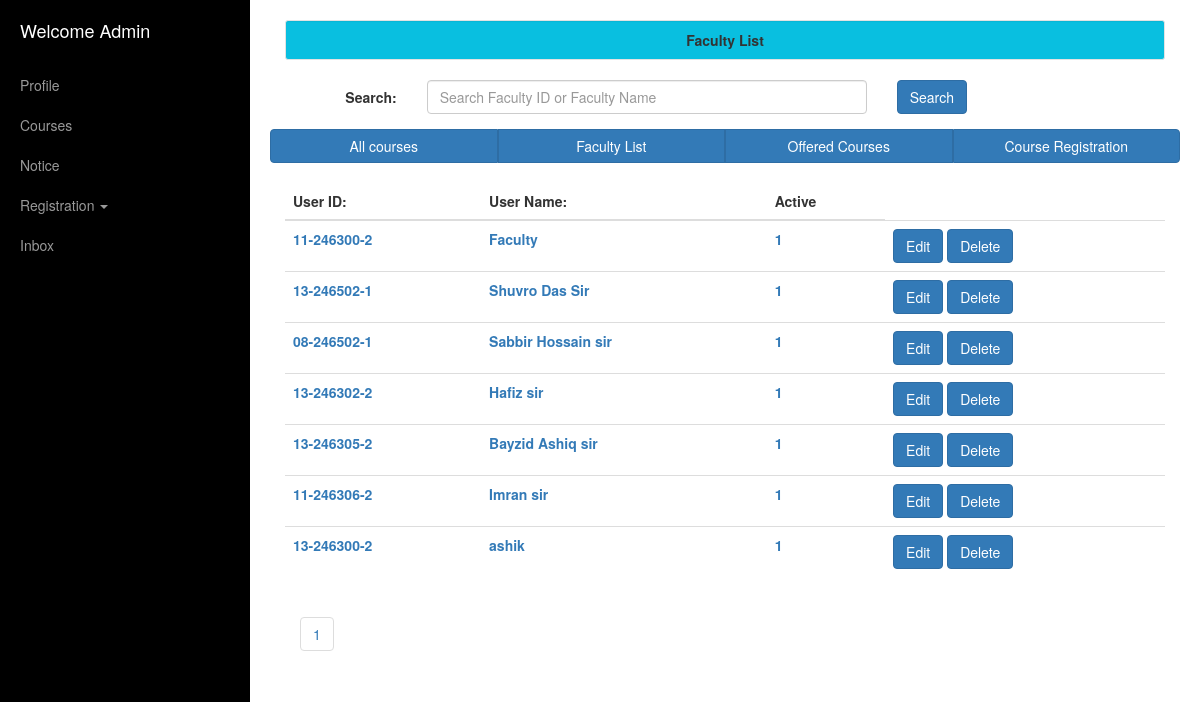
/SCS/adminfacultylist.php, run on the app's committed database.
### tables this page shows
CREATE TABLE `faculty` (
  `id` int(11) NOT NULL,
  `userid` varchar(32) NOT NULL,
  `username` varchar(32) NOT NULL,
  `password` varchar(32) NOT NULL,
  `active` int(11) NOT NULL DEFAULT '0',
  `profile` varchar(55) NOT NULL
);

### SCS/core/functions/adminuser.php (called while the page is built, shortened)
<?php
function all_faculty_paging()
{
	return mysql_query("SELECT * FROM `faculty`");
}
function All_faculty($page)
{
	return mysql_query("SELECT * FROM `faculty` LIMIT $page,10");
}
?>

### SCS/adminfacultylist.php (the view, shortened to what this page needs)
<!DOCTYPE html>
<html lang="en">
<head>
    <link href="css/bootstrap.min.css" rel="stylesheet">
    <link href="css/simple-sidebar.css" rel="stylesheet">
    <link rel="stylesheet" href="css/style.css" />
</head>
<body>
    <div id="wrapper">
        <div id="sidebar-wrapper">
            <ul class="sidebar-nav">
                <li class="sidebar-brand" style="background:black">
                    <a href="Adminprofile.php">
                        Welcome Admin
                    </a>
                </li>
                <li>
                    <a href="AdminProfile.php">Profile</a>
                </li>
                <li>
                    <a href="admincourses.php">Courses</a>
                </li>
                <li>
                    <a href="adminnotice.php">Notice</a>
                </li>
                <li class="dropdown">
                    <a class="dropdown-toggle" data-toggle="dropdown" href="#">Registration
                    <span class="caret"></span></a>
                </li>
                <li>
                    <a href="admininbox.php">Inbox</a>
                </li>
            </ul>
        </div>
         <div id="page-content-wrapper">
            <div class="container-fluid">
                <div class="row">
                    <div class="col-lg-12">
                        <div class="well well-sm" style="text-align:center;background:#09bfe0;"><strong> Faculty List </strong> </div>
                    </div>
                    <div>
                        <form class="form-horizontal" action="" method="POST">
                        <div class="form-group">
                            <label class="control-label col-sm-2" for="search">Search:</label>
                            <div class="col-sm-6">
                                <input type="search" class="form-control" name="search" id="search" placeholder="Search Faculty ID or Faculty Name">
                            </div>
                            <div class="col-sm-4">
                                <button type="submit" class="btn btn-primary">Search</button>
                            </div>
                        </div>
                        </form>
                    </div>
                    <div class="btn-group btn-group-justified">
                        <a href="admincourses.php" class="btn btn-primary">All courses</a>
                        <a href="adminfacultylist.php" class="btn btn-primary">Faculty List</a>
                        <a href="adminoffercourse.php" class="btn btn-primary">Offered Courses</a>
                        <a href="admincoursereg.php" class="btn btn-primary">Course Registration</a>
                    </div>
                    <br>
                    <div class="col-md-12">
                        <table class="table table-hover">
                            <thead>
                                <tr>
                                    <th>User ID:</th>
                                    <th>User Name:</th>
                                    <th>Active</th>
                                </tr>
                            </thead>
                            <tbody>
                            <?php
                            $page=$_GET['page'];
                            if ($page=="" || $page=="1") {
                                $page1=0;
                            }
                            else
                            {
                                $page1=($page*10)-10;
                            }
                            if (isset($_POST['search']))
                            {
                                $search=$_POST['search'];
                                $search=preg_replace("#[^0-9a-z]#i","", $search);
                                $result=All_faculty_search($search);
                                $count=mysql_num_rows($result);
                                if ($count==0)
                                {
                                    echo "<h4 style=\"color=red\">".'No search result Found'."</h4>";
                                }
                            }
                            else{
                            $result = All_faculty($page1);
                            }
                            while($row=mysql_fetch_array($result))
                            {
                                $id=$row['id'];
                                $userid=$row['userid'];
                                $username=$row['username'];
                                $active=$row['active'];
                                echo '<tr>';
                                echo '<td><strong><a href="?msg='.$id.'">' .$userid. '</a></strong></td>';
                                echo '<td><strong><a href="?msg='.$id.'">' .$username. '</a></strong></td>';
                                echo '<td><strong><a href="?msg='.$id.'">' .$active. '</a></strong></td>';
                                echo '<form action=\"\" method=\"POST\">';
                                echo "<td>
                                    <input type=\"button\" value=\" Edit\" class=\"btn btn-primary\">
                                    <input type=\"button\" value=\" Delete\" class=\"btn btn-primary\" onClick=\"return confirm('Are you sure you want to delete?')\">
                                </td>";
                                echo '</form>';
                            }
                            ?>
                            </tbody>
                        </table>
                    <div>
                    <div class="col-md-10">
                        <ul class="pagination" style="width:200px;">
                    <?php
                       $allpage=all_faculty_paging();
                       $result1=mysql_num_rows($allpage);
                       $count=$result1/10;
                       $cell=ceil($count);
                       for($pagecount=1;$pagecount<=$cell;$pagecount++)
                       {
                         ?><li><a href="admincourses.php?page=<?php echo $pagecount;?>"><?php echo $pagecount; ?></a></li><?php
                       }
                    ?>
                        </ul>
                    </div>
                </div>
            </div>
        </div>
    </div>
   </div>
 </div>
</body>
</html>

### SCS/css/simple-sidebar.css (style rules this page uses)
body { overflow-x: hidden; }
#wrapper { padding-left: 0; -webkit-transition: all 0.5s ease; -moz-transition: all 0.5s ease; -o-transition: all 0.5s ease; transition: all 0.5s ease; }
#sidebar-wrapper { z-index: 1000; position: fixed; left: 250px; width: 0; height: 100%; margin-left: -250px; overflow-y: auto; background: #000; -webkit-transition: all 0.5s ease; -moz-transition: all 0.5s ease; -o-transition: all 0.5s ease; transition: all 0.5s ease; }
#page-content-wrapper { width: 100%; position: absolute; padding: 15px; }
.sidebar-nav { position: absolute; top: 0; width: 250px; margin: 0; padding: 0; list-style: none; }
.sidebar-nav li { text-indent: 20px; line-height: 40px; }
.sidebar-nav li a { display: block; text-decoration: none; color: #999999; }
.sidebar-nav > .sidebar-brand { height: 65px; font-size: 18px; line-height: 60px; }
.sidebar-nav > .sidebar-brand a { color: #999999; }
@media (min-width:768px) { #wrapper { padding-left: 250px; } }
@media (min-width:768px) { #sidebar-wrapper { width: 250px; } }
@media (min-width:768px) { #page-content-wrapper { padding: 20px; position: relative; } }

### data on the page
faculty: userid "11-246300-2", username "Faculty", active "1"
faculty: userid "13-246502-1", username "Shuvro Das Sir", active "1"
faculty: userid "08-246502-1", username "Sabbir Hossain sir", active "1"
faculty: userid "13-246302-2", username "Hafiz sir", active "1"
faculty: userid "13-246305-2", username "Bayzid Ashiq sir", active "1"
faculty: userid "11-246306-2", username "Imran sir", active "1"
faculty: userid "13-246300-2", username "ashik", active "1"
